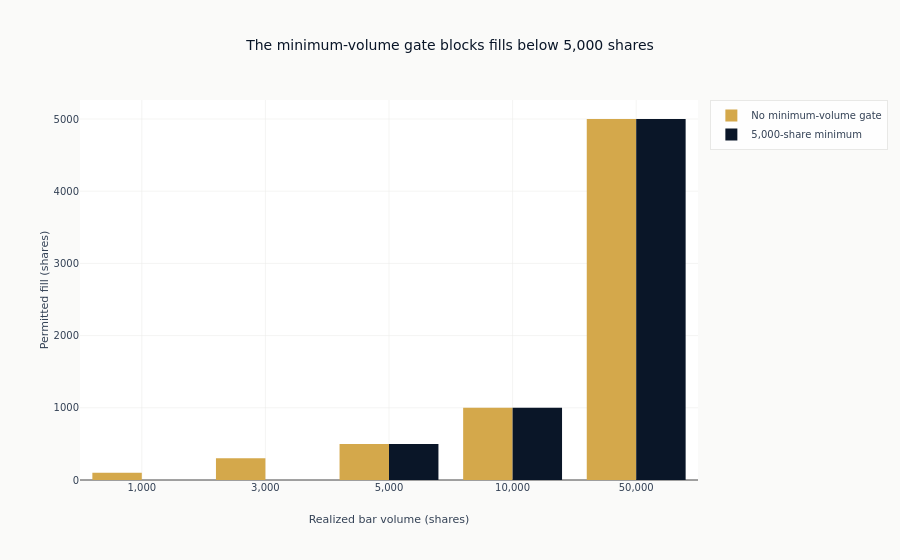

The notebook cell this image was saved under:
### Markdown cell above
The grouped bars isolate the gate's discontinuity: below the threshold the
permitted fill drops to zero, while both policies agree once volume recovers.

### Code cell
fig = go.Figure()
fig.add_bar(
    x=[f"{volume:,}" for volume in gate_df["bar_volume"]],
    y=gate_df["no_gate_fill"].to_list(),
    name="No minimum-volume gate",
    marker_color=COLORS["amber"],
)
fig.add_bar(
    x=[f"{volume:,}" for volume in gate_df["bar_volume"]],
    y=gate_df["gate_5k_fill"].to_list(),
    name="5,000-share minimum",
    marker_color=COLORS["blue"],
)
fig.update_layout(
    title="The minimum-volume gate blocks fills below 5,000 shares",
    barmode="group",
    xaxis_title="Realized bar volume (shares)",
    xaxis_type="category",
    yaxis_title="Permitted fill (shares)",
)
fig.show()

### Figure 1 — Plotly figure (JSON) as saved in the notebook; plotly's stock layout.template omitted (floating-point values rounded to 4 significant figures)
{"data": [{"marker": {"color": "#D4A84B"}, "name": "No minimum-volume gate", "type": "bar", "x": ["1,000", "3,000", "5,000", "10,000", "50,000"], "y": [100.0, 300.0, 500.0, 1000.0, 5000.0]}, {"marker": {"color": "#0a1628"}, "name": "5,000-share minimum", "type": "bar", "x": ["1,000", "3,000", "5,000", "10,000", "50,000"], "y": [0.0, 0.0, 500.0, 1000.0, 5000.0]}], "layout": {"barmode": "group", "title": {"text": "The minimum-volume gate blocks fills below 5,000 shares"}, "xaxis": {"title": {"text": "Realized bar volume (shares)"}, "type": "category"}, "yaxis": {"title": {"text": "Permitted fill (shares)"}}}}
